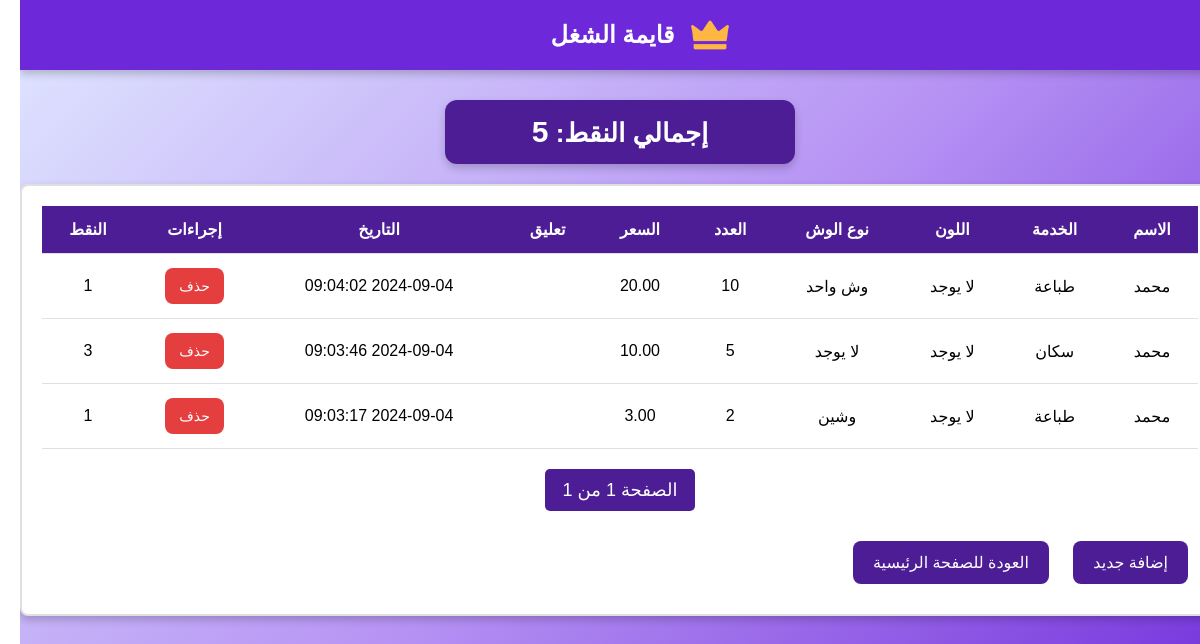
/queen/entries/ (signed in), run on the app's committed database.
### tapp/models.py (models this page shows, shortened)
class Entry(models.Model):
    SERVICE_CHOICES = [
        ('طباعة', 'طباعة'),
        ('تصوير', 'تصوير'),
        ('سكان', 'سكان'),
        ('تقديم', 'تقديم'),
        ('أخرى', 'أخرى'),
    ]
    FACE_TYPE_CHOICES = [
        ('وش واحد', 'وش وحد'),
        ('وشين', 'وشين'),
    ]
    COLOR_CHOICES = [
        ('أسود', 'أسود'),
        ('الوان', 'الوان'),
    ]
    name = models.ForeignKey(settings.AUTH_USER_MODEL, on_delete=models.CASCADE)
    service = models.CharField(max_length=10, choices=SERVICE_CHOICES)
    face_type = models.CharField(max_length=50, choices=FACE_TYPE_CHOICES, blank=True, null=True)
    color = models.CharField(max_length=50, choices=COLOR_CHOICES, blank=True, null=True)
    number = models.IntegerField(blank=True, null=True)
    price = models.DecimalField(max_digits=10, decimal_places=2, blank=False, null=False)
    comment = models.TextField(blank=True, null=True)
    timestamp = models.DateTimeField(auto_now_add=True)
    points = models.IntegerField()
    def formatted_timestamp(self):
        return self.timestamp.strftime('%Y-%m-%d %H:%M:%S')

class CustomUser(AbstractUser):
    ROLE_CHOICES = (
        ('normal', 'Normal'),
        ('admin', 'Admin'),
    )
    role = models.CharField(max_length=10, choices=ROLE_CHOICES, default='normal')
    points = models.IntegerField(default=0)
    arabic_name = models.CharField(max_length=255, blank=True, null=True)

### tapp/views.py (the view)
# urls.py: path('entries/', view_entries, name='view_entries'),
@login_required
def view_entries(request):
    today = timezone.now().date()
    entries = Entry.objects.filter(
        name=request.user,
        timestamp__date=today
    ).order_by('-timestamp')
    total_points = Entry.objects.filter(
        name=request.user,
        timestamp__date=today
    ).aggregate(total_points=Sum('points'))['total_points'] or 0
    paginator = Paginator(entries, 10)
    page_number = request.GET.get('page')
    page_obj = paginator.get_page(page_number)
    return render(request, 'tapp/view_entries.html', {
        'page_obj': page_obj,
        'total_points': total_points
    })

### templates/tapp/view_entries.html (shortened to what this page needs)
<!DOCTYPE html>
<html lang="ar" dir="rtl">
<head>
</head>
<body>
    <header>
        {% load static %}
        <img src="{% static 'tapp/crown.png' %}" alt="Logo">
        <h1>قايمة الشغل</h1>
    </header>
    <main>
        <div class="total-price-box">
            <span>إجمالي النقط: </span>
            <span class="total-price">{{ total_points }}</span>
        </div>
        <div class="table-container">
            <table>
                <thead>
                    <tr>
                        <th>الاسم</th>
                        <th>الخدمة</th>
                        <th>اللون</th>
                        <th>نوع الوش</th>
                         <th>العدد</th>
                        <th>السعر</th>
                        <th>تعليق</th>
                        <th>التاريخ</th>
                        <th>إجراءات</th>
                        <th>النقط</th>
                    </tr>
                </thead>
                <tbody>
                    {% for entry in page_obj %}
                    <tr>
                        <td>{{ entry.name.arabic_name }}</td>
                        <td>{{ entry.service }}</td>
                        <td>
                            {% if entry.face_color == None %}
                            لا يوجد
                            {% else %}
                            {{ entry.face_color }}
                            {% endif %}
                        </td>
                        <td>
                            {% if entry.face_type == None %}
                            لا يوجد
                            {% else %}
                            {{ entry.face_type }}
                            {% endif %}
                        </td>
                        <td>
                        </td>
                        <td>{{ entry.price }}</td>
                        <td>{{ entry.comment }}</td>
                        <td>{{ entry.formatted_timestamp }}</td>
                        <td>
                            <form action="{% url 'delete_entry' entry.id %}" method="post">
                                <button class="delete-button" type="submit">حذف</button>
                            </form>
                        </td>
                        <td>
                        </td>
                    </tr>
                    {% endfor %}
                </tbody>
            </table>
            <div class="pagination">
                <span class="step-links">
                    <span class="current">
                        الصفحة {{ page_obj.number }} من {{ page_obj.paginator.num_pages }}
                    </span>
                </span>
            </div>
            <div class="action-buttons">
                <a href="{% url 'add_entry' %}" class="button-link">إضافة جديد</a>
                <a href="{% url 'index' %}" class="button-link">العودة للصفحة الرئيسية</a>
            </div>
        </div>
    </main>
</body>
</html>

### templates/tapp/view_entries.html (style rules this page uses)
body { font-family: 'Cairo', Arial, Helvetica, sans-serif; background: linear-gradient(135deg, #e0e7ff, #b794f4, #6d28d9); margin: 0; padding: 0; display: flex; flex-direction: column; align-items: center; height: 100vh; overflow-y: auto; background-attachment: fixed; transition: background 0.3s ease-in-out; }
header { background-color: #6d28d9; color: white; padding: 15px 20px; text-align: center; width: 100%; position: fixed; top: 0; left: 0; box-shadow: 0 4px 8px rgba(0, 0, 0, 0.2); display: flex; justify-content: center; align-items: center; gap: 15px; z-index: 1000; transition: all 0.3s ease-in-out; }
header img { width: 40px; height: auto; transition: transform 0.3s ease-in-out; }
header h1 { margin: 0; font-size: 24px; font-weight: bold; transition: color 0.3s ease-in-out; }
main { padding: 80px 20px 20px; width: 100%; max-width: 1200px; transition: transform 0.3s ease-in-out; }
.total-price-box { background-color: #4c1d95; color: white; padding: 15px 25px; border-radius: 12px; text-align: center; font-size: 26px; font-weight: bold; margin-bottom: 20px; box-shadow: 0 4px 8px rgba(0, 0, 0, 0.2); max-width: 300px; margin: 20px auto; transition: transform 0.3s ease-in-out, box-shadow 0.3s ease-in-out; }
.total-price { font-size: 30px; }
.table-container { background-color: white; border: 2px solid #e0e0e0; border-radius: 8px; box-shadow: 0 4px 8px rgba(0, 0, 0, 0.2); padding: 20px; margin: 0 auto; transition: transform 0.3s ease-in-out, box-shadow 0.3s ease-in-out; }
table { width: 100%; border-collapse: collapse; animation: fadeIn 0.6s ease-in-out; }
thead { background-color: #4c1d95; color: white; }
th, td { padding: 14px; border-bottom: 1px solid #e0e0e0; text-align: center; transition: background-color 0.3s ease-in-out; }
th { font-weight: bold; }
.button-link { background-color: #4c1d95; color: white; padding: 12px 20px; border: none; font-size: 16px; cursor: pointer; border-radius: 8px; text-decoration: none; display: inline-block; margin: 10px; transition: background-color 0.2s ease, transform 0.15s ease, box-shadow 0.2s ease; }
.pagination { margin: 20px 0; text-align: center; animation: fadeInUp 0.8s ease-in-out; }
.pagination .step-links { display: inline-block; font-size: 18px; color: #4c1d95; }
.pagination .current { padding: 10px 18px; border-radius: 5px; background-color: #4c1d95; color: white; margin: 0 2px; display: inline-block; }
.delete-button { background-color: #e53e3e; color: white; border: none; padding: 10px 14px; cursor: pointer; border-radius: 8px; font-size: 14px; transition: background-color 0.2s ease, transform 0.15s ease, box-shadow 0.2s ease; }

### data on the page
Entry: name.arabic_name "محمد", service "طباعة", face_type "وش واحد", price "20.00", formatted_timestamp "2024-09-04 09:04:02"
Entry: name.arabic_name "محمد", service "سكان", shows "لا يوجد", price "10.00", formatted_timestamp "2024-09-04 09:03:46"
Entry: name.arabic_name "محمد", service "طباعة", face_type "وشين", price "3.00", formatted_timestamp "2024-09-04 09:03:17"

### other printed values
{{ page_obj.number }} "1"
